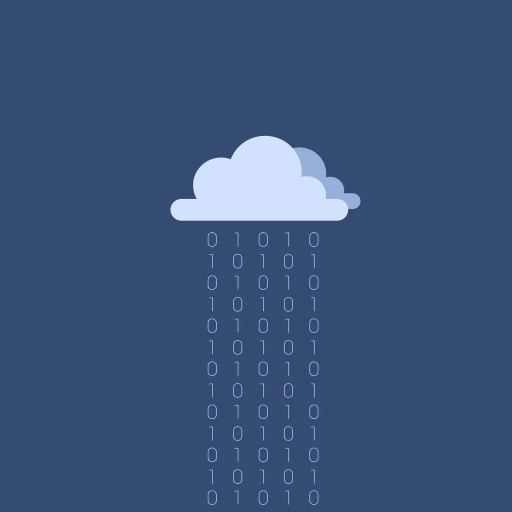
#> input picture 1138973.webp, 1024 x 1024 px (shown at 1/2 size)
$ jupyter execute Assignment_2.ipynb   (shell and % lines are left out)
#> lines starting #> are read from the running program, lines starting #| are printed output that depends on the picture
## Problem Statement:
### Consider any image with size 1024x1024. Modify the image to the sizes 512x512, 256x256, 128x128, 64x64 and 32x32 using subsampling technique. Create the original image from all the above subsampled images using resampling technique.

[cell 1]

from matplotlib import pyplot as plt
import cv2

[cell 2]
window_name = 'image'

# Load the image
image = cv2.imread("1138973.webp")
#> image is the input picture: shape (1024, 1024, 3); mean B, G, R 120.3, 82.5, 59.7
plt.imshow(image)
plt.show()

[cell 3]
height, width = image.shape[:2]
#> height = 1024; width = 1024

print(width)
#| 1024
print(height)
#| 1024

### Sub-sampling the original image (1024x1024) to size: 512x512.

[cell 4]
# Calculate the new dimensions of the image
new_height = 512
new_width = 512

# Resize the image using subsampling
resized_image1 = cv2.resize(image, (new_width, new_height), interpolation=cv2.INTER_LINEAR)
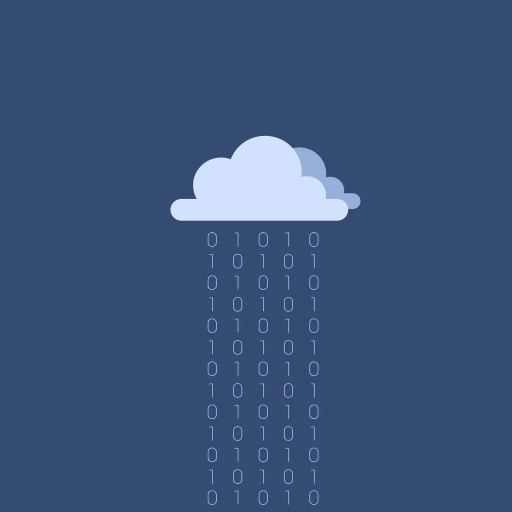
#> resized_image1: shape (512, 512, 3); mean B, G, R 120.3, 82.5, 59.7
plt.imshow(resized_image1)
plt.show()

### Sub-sampling the original image (1024x1024) to size: 256x256.

[cell 5]
# Calculate the new dimensions of the image
new_height = 256
new_width = 256

# Resize the image using subsampling
resized_image2 = cv2.resize(image, (new_width, new_height), interpolation=cv2.INTER_LINEAR)
plt.imshow(resized_image2)
plt.show()

### Sub-sampling the original image (1024x1024) to size: 128x128.

[cell 6]
# Calculate the new dimensions of the image
new_height = 128
new_width = 128

# Resize the image using subsampling
resized_image3 = cv2.resize(image, (new_width, new_height), interpolation=cv2.INTER_LINEAR)
plt.imshow(resized_image3)
plt.show()

### Sub-sampling the original image (1024x1024) to size: 64x64.

[cell 7]
# Calculate the new dimensions of the image
new_height = 64
new_width = 64

# Resize the image using subsampling
resized_image4 = cv2.resize(image, (new_width, new_height), interpolation=cv2.INTER_LINEAR)
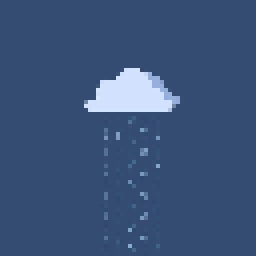
#> resized_image4: shape (64, 64, 3) (shown 4 times larger); mean B, G, R 120.6, 82.9, 60
plt.imshow(resized_image4)
plt.show()

### Sub-sampling the original image (1024x1024) to size: 32x32.

[cell 8]
# Calculate the new dimensions of the image
new_height = 32
new_width = 32

# Resize the image using subsampling
resized_image5 = cv2.resize(image, (new_width, new_height), interpolation=cv2.INTER_LINEAR)
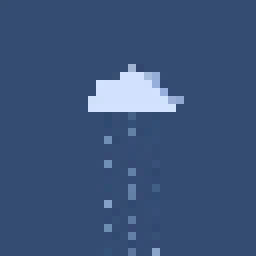
#> resized_image5: shape (32, 32, 3) (shown 8 times larger); mean B, G, R 120.8, 83.1, 60.2
plt.imshow(resized_image5)
plt.show()

### Re-sampling the image of size 512x512 to the original size (1024x1024):

[cell 9]
# Calculate the new dimensions of the image
new_height = 1024
new_width = 1024

# Resize the image resampling to original size
new_original_image1 = cv2.resize(resized_image1, (new_width, new_height), interpolation=cv2.INTER_LINEAR)
plt.imshow(new_original_image1)
plt.show()

### Re-sampling the image of size 256x256 to the original size (1024x1024):

[cell 10]
# Resize the image resampling to original size
new_original_image2 = cv2.resize(resized_image2, (new_width, new_height), interpolation=cv2.INTER_LINEAR)
plt.imshow(new_original_image2)
plt.show()

### Re-sampling the image of size 128x128 to the original size (1024x1024):

[cell 11]
# Resize the image resampling to original size
new_original_image3 = cv2.resize(resized_image3, (new_width, new_height), interpolation=cv2.INTER_LINEAR)
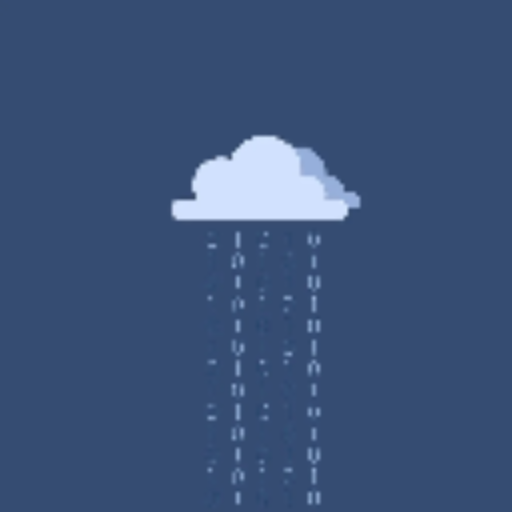
#> new_original_image3: shape (1024, 1024, 3) (shown at 1/2 size); mean B, G, R 120.4, 82.6, 59.8
plt.imshow(new_original_image3)
plt.show()

### Re-sampling the image of size 64x64 to the original size (1024x1024):

[cell 12]
# Resize the image resampling to original size
new_original_image4 = cv2.resize(resized_image4, (new_width, new_height), interpolation=cv2.INTER_LINEAR)
plt.imshow(new_original_image4)
plt.show()

### Re-sampling the image of size 32x32 to the original size (1024x1024):

[cell 13]
# Resize the image resampling to original size
new_original_image5 = cv2.resize(resized_image5, (new_width, new_height), interpolation=cv2.INTER_LINEAR)
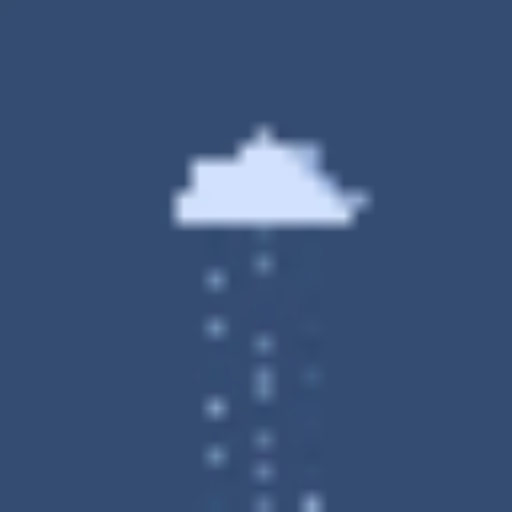
#> new_original_image5: shape (1024, 1024, 3) (shown at 1/2 size); mean B, G, R 120.8, 83.1, 60.2
plt.imshow(new_original_image5)
plt.show()
